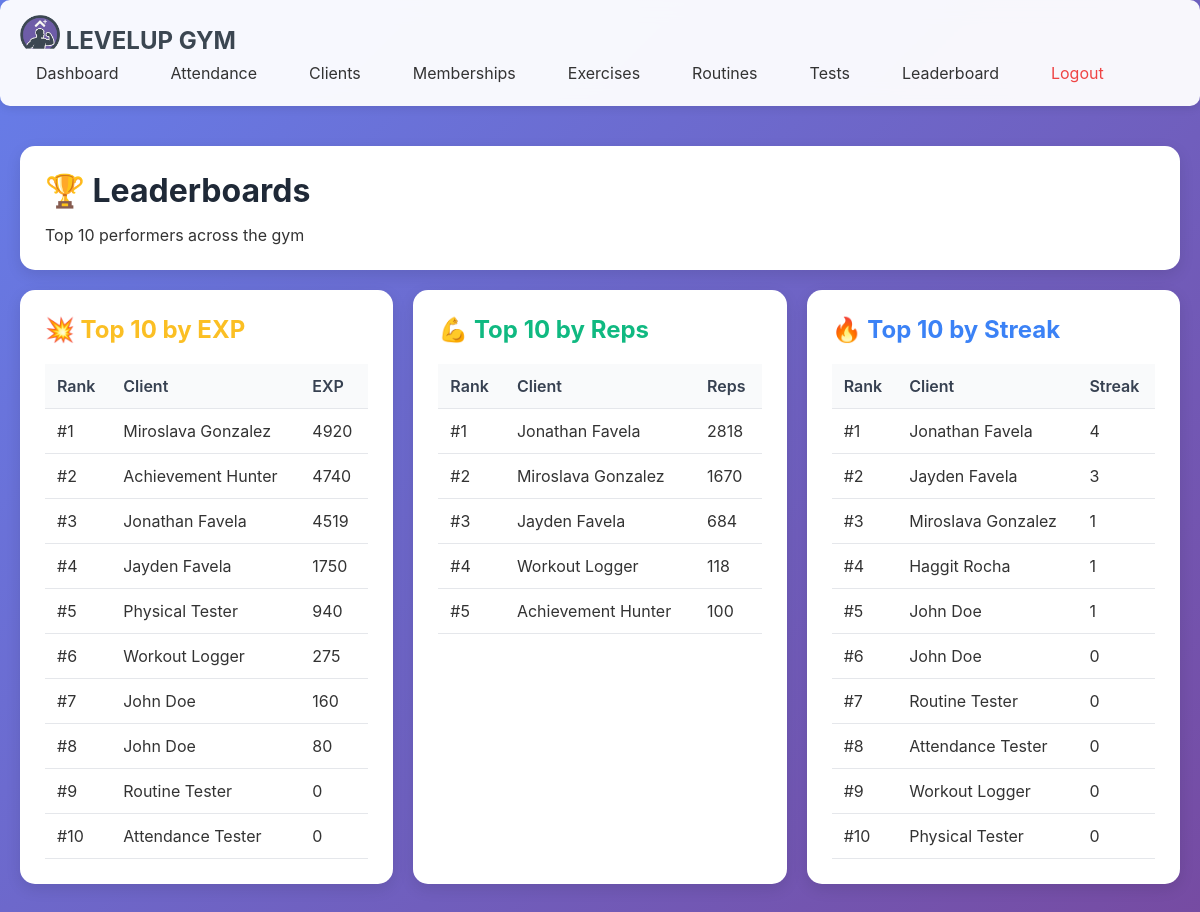
The app's page /admin/leaderboard, older data.
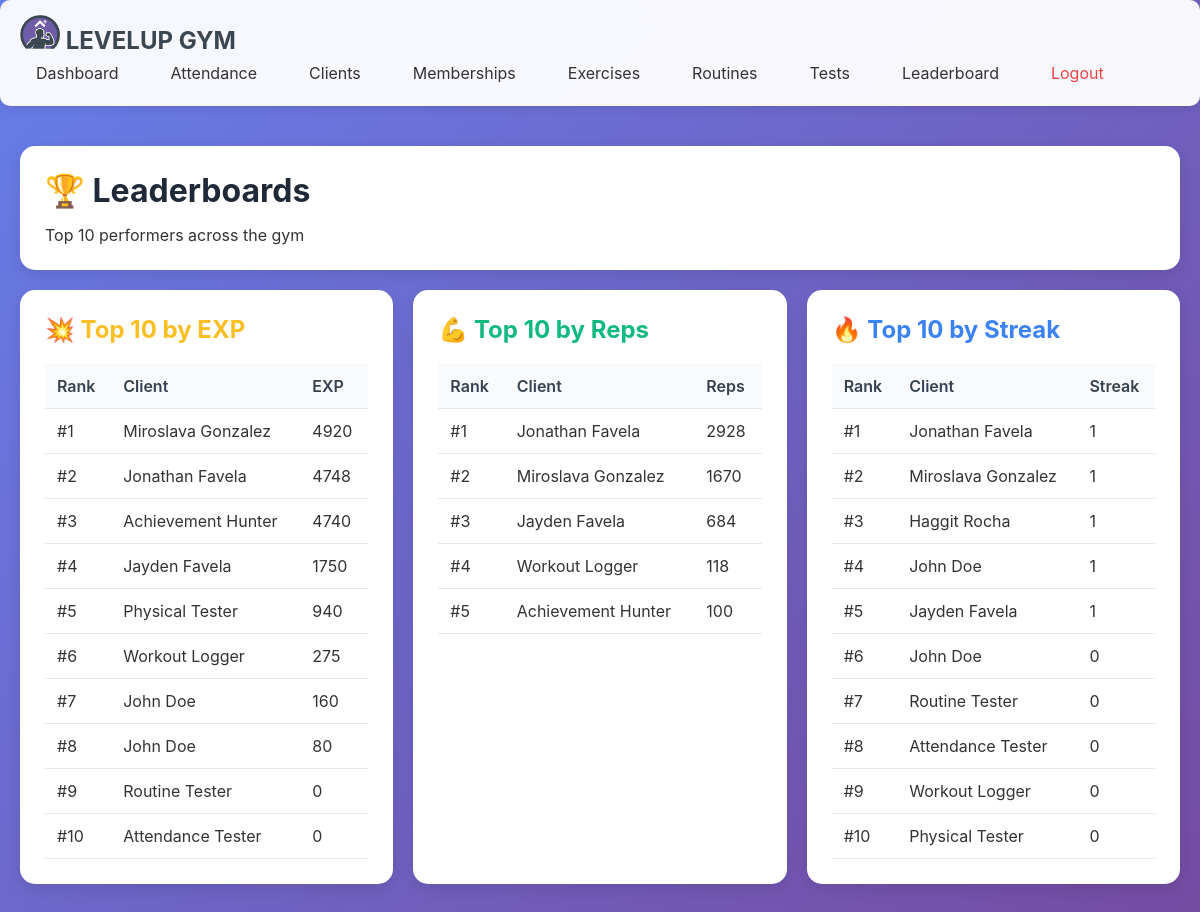
The same page, newer data.
### tables this page shows
CREATE TABLE client_gamification (
                gamification_id INTEGER PRIMARY KEY AUTOINCREMENT,
                client_id INTEGER UNIQUE NOT NULL,
                current_level INTEGER DEFAULT 1,
                current_exp INTEGER DEFAULT 0,
                total_exp INTEGER DEFAULT 0,
                rank TEXT DEFAULT 'E',
                client_class TEXT,
                class_unlocked_at_level INTEGER, current_streak INTEGER DEFAULT 0, longest_streak INTEGER DEFAULT 0, total_reps INTEGER DEFAULT 0, workouts_completed INTEGER DEFAULT 0,
                FOREIGN KEY (client_id) REFERENCES clients(client_id) ON DELETE CASCADE
            );

CREATE TABLE clients (
                client_id INTEGER PRIMARY KEY AUTOINCREMENT,
                phone_number TEXT UNIQUE NOT NULL,
                pin_hash TEXT NOT NULL,
                first_name TEXT NOT NULL,
                last_name TEXT NOT NULL,
                email TEXT,
                date_of_birth DATE,
                gender TEXT,
                registration_date DATETIME DEFAULT CURRENT_TIMESTAMP,
                status TEXT DEFAULT 'active',
                profile_photo_path TEXT
            );

### main.py (the view)
@app.route('/admin/leaderboard')
def admin_leaderboard():
    from controllers.leaderboard_controller import LeaderboardController
    leaderboard = LeaderboardController()
    top_exp = leaderboard.get_top_exp()
    top_reps = leaderboard.get_top_reps()
    top_streaks = leaderboard.get_top_streaks()
    print("Top EXP",top_exp)
    print("Top Streaks",top_streaks)
    return render_template(
        'admin/leaderboard.html',
        top_exp=top_exp,
        top_reps=top_reps,
        top_streaks=top_streaks
    )

### controllers/leaderboard_controller.py (called while the page is built)
    def get_top_exp(self, limit=10):
        query = """
            SELECT c.client_id, c.first_name || ' ' || c.last_name AS full_name,
                g.total_exp
            FROM clients c
            JOIN client_gamification g ON c.client_id = g.client_id
            ORDER BY g.total_exp DESC
            LIMIT ?
        """
        return self.db.execute_query(query, (limit,))

    def get_top_reps(self, limit=10):
        query = """
            SELECT c.client_id, c.first_name || ' ' || c.last_name AS full_name,
                   SUM(w.reps_completed) AS total_reps
            FROM clients c
            JOIN workout_logs w ON c.client_id = w.client_id
            GROUP BY c.client_id
            ORDER BY total_reps DESC
            LIMIT ?
        """
        return self.db.execute_query(query, (limit,))

### database/db_manager.py (called while the page is built)
    def connect(self):
        self.conn = sqlite3.connect(self.db_name)
        self.conn.row_factory = sqlite3.Row  # Access columns by name
        self.cursor = self.conn.cursor()

    def disconnect(self):
        if self.conn:
            self.conn.close()

### templates/admin/leaderboard.html (shortened to what this page needs)
{% extends "admin/base.html" %}
{% block content %}
<div class="card">
  <h1>🏆 Leaderboards</h1>
  <p>Top 10 performers across the gym</p>
</div>
<div class="grid grid-3">
  <div class="card">
    <h2 style="color:#fbbf24;">💥 Top 10 by EXP</h2>
    <table class="table">
      <thead><tr><th>Rank</th><th>Client</th><th>EXP</th></tr></thead>
      <tbody>
      {% for row in top_exp %}
        <tr>
          <td>#{{ loop.index }}</td>
          <td>{{ row.full_name }}</td>
          <td>{{ row.total_exp }}</td>
        </tr>
      {% endfor %}
      </tbody>
    </table>
  </div>
  <div class="card">
    <h2 style="color:#10b981;">💪 Top 10 by Reps</h2>
    <table class="table">
      <thead><tr><th>Rank</th><th>Client</th><th>Reps</th></tr></thead>
      <tbody>
      {% for row in top_reps %}
        <tr>
          <td>#{{ loop.index }}</td>
          <td>{{ row.full_name }}</td>
          <td>{{ row.total_reps }}</td>
        </tr>
      {% endfor %}
      </tbody>
    </table>
  </div>
  <div class="card">
    <h2 style="color:#3b82f6;">🔥 Top 10 by Streak</h2>
    <table class="table">
      <thead><tr><th>Rank</th><th>Client</th><th>Streak</th></tr></thead>
      <tbody>
      {% for row in top_streaks %}
        <tr>
          <td>#{{ loop.index }}</td>
          <td>{{ row.full_name }}</td>
          <td>{{ row.current_streak }}</td>
        </tr>
      {% endfor %}
      </tbody>
    </table>
  </div>
</div>
{% endblock %}

Row changes from the older to the newer data that the page shows:
changed client_gamification (number 2 of 11 on the later page): total_exp "4519" → "4748"; current_streak "4" → "1"; moves up the list
changed client_gamification (number 4 of 11 on the later page): current_streak "3" → "1"; moves down the list
computed for clients (number 1 of 5 on the later page): total_reps "2818" → "2928"
